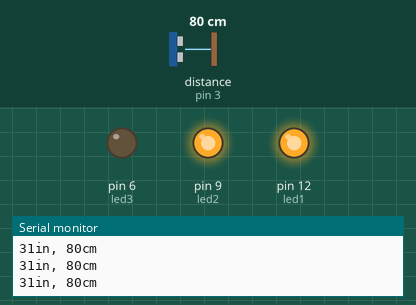
A sketch run on a simulated Arduino Uno, built with avr-gcc and run on an emulated ATmega328P. Shown: output pins drawn as LEDs (lit = HIGH), the last lines printed to the serial monitor. Wiring (inferred from the names in the program): ultrasonic range finder: trigger pin 2; echo pin 3. The inputs (shaded band) are chosen by the test bench; at power-on: distance to the obstacle (sensor on pin 3) 80 cm. The echo pulse lasts 58.3 µs per cm; pins used as bus, display or sensor lines are not drawn.

Above: at 1.2 s.
1.3 s: distance to the obstacle (sensor on pin 3) set to 23 cm
2.8 s: distance to the obstacle (sensor on pin 3) set to 19 cm
At 3.2 s:
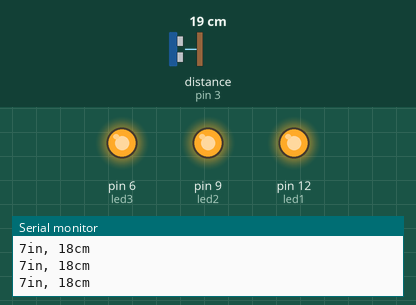
4.3 s: distance to the obstacle (sensor on pin 3) set to 120 cm
At 5.5 s:
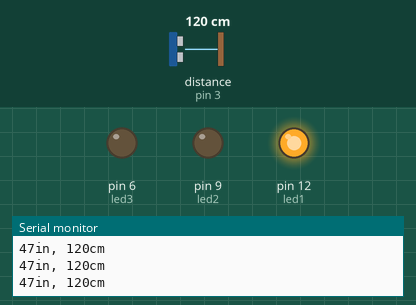
5.8 s: distance to the obstacle (sensor on pin 3) set to 195 cm
7.3 s: distance to the obstacle (sensor on pin 3) set to 204 cm
At 8.2 s:
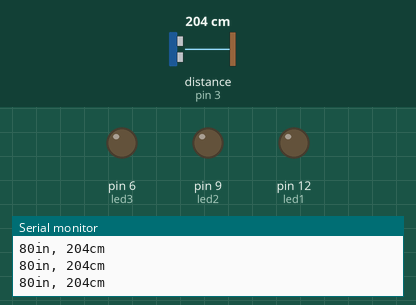
8.8 s: distance to the obstacle (sensor on pin 3) set to 2 cm
At 9.4 s:
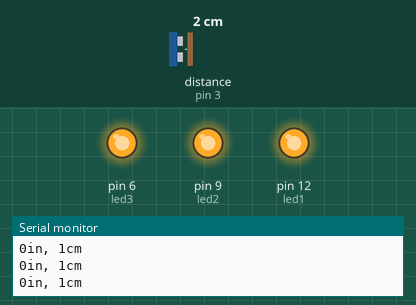
Timing chart, 0 to 11.3 s (numbered marks = the images above; inputs shaded):
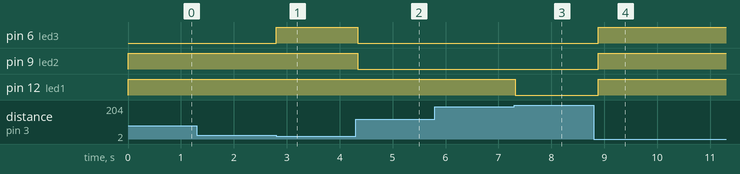

Measured:
- the behaviour switches between 21 and 20 cm on distance to the obstacle (sensor on pin 3) (found by bisection; images 0 and 1)
- the behaviour switches between 199 and 200 cm on distance to the obstacle (sensor on pin 3) (found by bisection; images 2 and 3)
- after the input at 2.8 s, pin 6 (led3): LOW → HIGH at once
- after the input at 4.3 s, pin 6 (led3), pin 9 (led2): HIGH → LOW at once
- after the input at 7.3 s, pin 12 (led1): HIGH → LOW at once
- after the input at 8.8 s, pin 6 (led3), pin 9 (led2), pin 12 (led1): LOW → HIGH after 0.08 s

The sketch:

Day3_Ultrasonic.ino
```cpp
const int trigPin = 2;
const int echoPin = 3;

const int led1 = 12;
const int led2 = 9;
const int led3 = 6;

void setup() {

  Serial.begin(9600);
  pinMode(trigPin, OUTPUT);
  pinMode(echoPin, INPUT);
  pinMode(led1, OUTPUT);
  pinMode(led2, OUTPUT);
  pinMode(led3, OUTPUT);
}

void loop() {

  long duration, inches, cm;

  digitalWrite(trigPin, LOW);
  delayMicroseconds(2);
  digitalWrite(trigPin, HIGH);
  delayMicroseconds(2);
  digitalWrite(trigPin, LOW);

  duration = pulseIn(echoPin, HIGH);

  inches = microsecondsToInches(duration);
  cm = microsecondsToCentimeters(duration);

  Serial.print(inches);
  Serial.print("in, ");
  Serial.print(cm);
  Serial.print("cm");
  Serial.println();

  if(cm<20){
    digitalWrite(led1, HIGH);
    digitalWrite(led2, HIGH);
    digitalWrite(led3, HIGH);
  }
  else if(cm<100){
    digitalWrite(led1, HIGH);
    digitalWrite(led2, HIGH);
    digitalWrite(led3, LOW);
  }
  else if(cm<200){
    digitalWrite(led1, HIGH);
    digitalWrite(led2, LOW);
    digitalWrite(led3, LOW);
  }
  else{
    digitalWrite(led1, LOW);
    digitalWrite(led2, LOW);
    digitalWrite(led3, LOW);
  }

  delay(100);


}

long microsecondsToInches(long microseconds) {

  return microseconds / 73.8 / 2;
}

long microsecondsToCentimeters(long microseconds) {

  return microseconds / 29.1 / 2;
}
```
